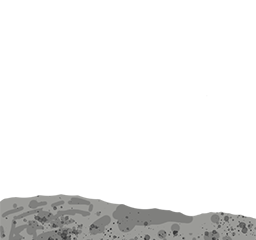
#> input picture imgs/background.png, 256 x 240 px, given in place of lander.png, which was not available; the run also reads 1 picture not shown here
$ python parse_assets.py
#> lines starting #> are read from the running program, lines starting #| are printed output that depends on the picture; after the words box and inside, x2 and y2 are one past the last pixel; in counts of white or black regions, pixels touching at a corner belong together; pictures that were not available may be replaced by others from this repository, and a replacement may not be noted
from skimage import io
import numpy as np
from sklearn.cluster import KMeans


def compress_palette(img):
    imshape = img.shape
    rows, cols, _ = imshape

    # get only nonzero pixels
    nonzero_inds = img[:, :, 3] > 0
    nonzero_pixels = img[nonzero_inds][:, :3]

    # get 3 means, representing 3 primary colors in palette
    clt = KMeans(n_clusters=3)
    clt.fit(nonzero_pixels)
    palette = clt.cluster_centers_.astype(np.uint8)
    print(palette)

    # calculate closest color to each pixel
    img_compressed_palette = np.zeros(imshape, dtype=np.uint8)
    for i in range(rows):
        for j in range(cols):
            # get pixel
            pixel = img[i, j]
            # if pixel is transparent, skip
            if pixel[3] == 0:
                continue
            # get closest color
            closest_color = palette[np.argmin(np.linalg.norm(clt.cluster_centers_ - pixel[:3], axis=1))]
            # set pixel to closest color
            img_compressed_palette[i, j] = np.concatenate([closest_color, [255]])

    return palette, img_compressed_palette

def preprocess(fname):
#> called with fname = 'imgs/lander.png'
    print('Preprocessing: {}'.format(fname))
    # read image
    img = io.imread(fname)
#> img is the input picture: shape (240, 256, 4); mean R, G, B, A 189.3, 189.3, 187.7, 36.8
    # set opacity to full or 0
    img[:, :, 3] = (img[:, :, 3] > 255 / 2) * 255
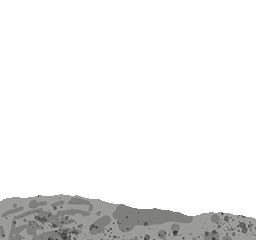
#> img: shape (240, 256, 4); 0.65% of pixels changed, all inside (x1, y1, x2, y2) = (0, 95, 256, 240); transparent parts drawn white
    # get shape
    imshape = img.shape
#> imshape = (240, 256, 4)
    # get number of rows and columns
    rows = imshape[0]
#> rows = 240
    cols = imshape[1]
#> cols = 256
    # check that it can be parsed into multiple tiles
    assert rows % 8 == 0
    assert cols % 8 == 0

    return compress_palette(img)
#> in compress_palette, `nonzero_inds = img[:, :, 3] > 0`:
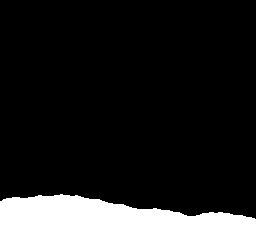
#> nonzero_inds: shape (240, 256) bool; 14.4% white; 1 white region, box (x1, y1, x2, y2) and area: (0, 194, 256, 240) 8878

def rescale(img, scale):
    rows, cols, _ = img.shape
    img_downscaled = img[::scale, ::scale, :]
    img_upscaled = np.zeros((rows, cols, 4), dtype=np.uint8)
    for i in range(rows // scale):
        for j in range(cols // scale):
            img_upscaled[i * scale:(i + 1) * scale, j * scale:(j + 1) * scale, :] = img_downscaled[i, j]
    return img_upscaled

def tile_count (img):
    rows, cols, _ = img.shape
    tiles = []
    for i in range(rows // 8):
        for j in range(cols // 8):
            tile = img[i * 8:(i + 1) * 8, j * 8:(j + 1) * 8, :]
            # check if tile is already in list
            if tile.tolist() not in tiles:
                tiles.append(tile.tolist())

    return len(tiles), tiles

def parse_background(fname, max_tiles=160, struct_name='BackgroundData'):
    # preprocess and compress palette
    palette, img_compressed_palette = preprocess(fname)

    # try rescaling image if tile count is too high
    scale = 1
    img_rescaled = img_compressed_palette
    tilenum, tiles = tile_count(img_rescaled)
    # only letting background use 200 tiles
    while tilenum > max_tiles:
        scale *= 2
        img_rescaled = rescale(img_compressed_palette, scale)
        tilenum, tiles = tile_count(img_rescaled)

    io.imshow(img_rescaled)
    io.show()

    # get number of tiles
    print('Number of tiles: {}'.format(tilenum))
    # get scale
    print('Scale: {}'.format(scale))

    # generate correspondence between pixel region and tile
    rows, cols = img_rescaled.shape[:2]
    print("rows: {}, cols: {}".format(rows, cols))

    # generate background tile index map
    backgroundTileNum = np.zeros(64 * 60, dtype=np.uint8)
    for i in range(rows // 8):
        for j in range(cols // 8):
            tile = img_rescaled[i * 8:(i + 1) * 8, j * 8:(j + 1) * 8, :]
            ind = tiles.index(tile.tolist())
            backgroundTileNum[(rows // 8 - i - 1) * 64 + cols // 8 - j - 1] = ind

    # write to struct
    bg_cpp = ''
    bg_cpp += ("struct " + struct_name + " {\n")

    # background palette
    bg_cpp += ("  PPU466::Palette color = {\n")
    for color in palette:
        line = ''
        for value in color:
            line += str(value) + ','
        bg_cpp += ('    glm::u8vec4(' + line + '255),\n')
    bg_cpp += ('    glm::u8vec4(0,0,0,0),\n')
    bg_cpp += ('  };\n')

    # tile list
    bg_cpp += ("  uint32_t tileCount = " + str(tilenum) + ";\n")
    bg_cpp += ("  uint8_t tile_inds[" + str(tilenum) + "][64] = {\n")
    for tile in tiles:
        line = ''
        for row in tile:
            for pixel in row:
                # convert to palette index
                if pixel[3] == 0:
                    line += "3,"
                else:
                    ind = np.argmin(np.linalg.norm(palette - pixel[:3], axis=1))
                    line += str(ind) + ','
        bg_cpp += ('    {' + line.strip(',') + '},\n')
    bg_cpp += ("  };\n")

    # background tile index map
    bg_cpp += ("  uint8_t backgroundTileNum[64 * 60] = {\n")
    line = ''
    count = 0
    for num in backgroundTileNum:
        line += str(num) + ','
        count += 1
        if count % 64 == 0:
            line += "\n    "
    bg_cpp += ('    ' + line.strip(',').strip() + '\n  };\n')
    bg_cpp += ("};\n")

    return bg_cpp

def parse_sprite(fname):
    # preprocess and compress palette
    palette, img_compressed_palette = preprocess(fname)
#> palette = [[155, 155, 152], [126, 126, 124], [90, 90, 89]]

    # separate into 8x8 tiles
    rows, cols, _ = img_compressed_palette.shape
#> rows = 240; cols = 256
    tiles = []
    for i in range(rows // 8):
        for j in range(cols // 8):
            tile = img_compressed_palette[i * 8:(i + 1) * 8, j * 8:(j + 1) * 8, :]
            tiles.append(tile)
#> after the loop, tiles = 960 items
    for tile in tiles:
        io.imshow(tile)
        io.show()
#> this loop made 960 passes
#> pass 1, in parse_sprite, `io.show()`:
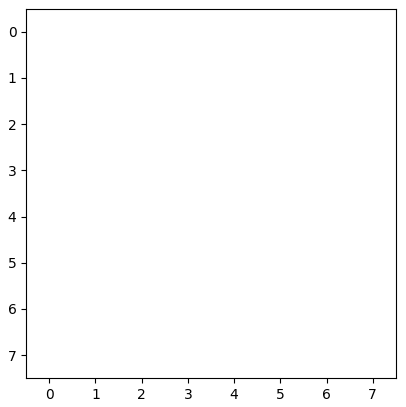
#> figure drawn by matplotlib, 1 panel

    sprite_cpp = ''

    # write struct header

    sprite_cpp += ('struct LanderData {\n')
    # write color
    sprite_cpp += ('  PPU466::Palette color = {\n')
    for color in palette:
        line = ''
        for value in color:
            line += str(value) + ','
        sprite_cpp += ('    glm::u8vec4(' + line  + '255),\n')
#> this loop made 3 passes
    sprite_cpp += ('    glm::u8vec4(0,0,0,0),\n')
    sprite_cpp += ('  };\n')
    # write tile data
    sprite_cpp +=  ('  uint8_t tile_inds[4][64] = {\n')
    for tile in tiles:
        line = ''
        for i in range(8):
            for j in range(8):
                pixel = tile[i, j]
                # if pixel is transparent, skip
                if pixel[3] == 0:
                    line += "3,"
                else:
                    # get index in palette
                    index = np.argmin(np.linalg.norm(palette - pixel[:3], axis=1))
                    line += str(index) + ','
        sprite_cpp += ('    {' + line.strip(',') + '},\n')
    sprite_cpp += ('  };\n')


    sprite_cpp += ('};\n\n')
    return sprite_cpp


def read_sprite(fname):
    infile = open(fname, 'r')
    palette = []
    for i in range(3):
        palette.append([int(x) for x in infile.readline().split(',')])
    palette.append([0,0,0])
    palette = np.array(palette)
    print(palette)


    tiles = []
    tilenum = int(infile.readline())
    for i in range(tilenum):
        tile = [int(x) for x in infile.readline().split(',')]
        print(tile)
        tiles.append(np.array(tile).reshape(8,8))
    print(tiles)

    img = np.zeros((4, 8, 8, 3), dtype=np.uint8)
    for i in range(4):
        img[i] = palette[tiles[i]]
        io.imshow(img[i])
        io.show()


if __name__ == '__main__':
    # [17 lines of commented-out code are left out]
    lander_struct = parse_sprite('imgs/lander.png')
    moon_struct = parse_background('imgs/background.png', struct_name='MoonData')
#> in parse_background, `palette, img_compressed_palette = preprocess(fname)`: palette = [[91, 91, 90], [155, 155, 152], [127, 127, 125]]
#> after the loop in tile_count, `for i in range(rows // 8):`: tiles = 152 items
#> in parse_background, `tilenum, tiles = tile_count(img_rescaled)`: tilenum = 152; tiles = 152 items
#> after the loop in parse_background, `while tilenum > max_tiles:`: scale = 1
#| Number of tiles: 152
#| Scale: 1
#| rows: 240, cols: 256
#> after the loop in parse_background, `for i in range(rows // 8):`: backgroundTileNum = 3840 values, max 151 at index 0, min 0 at index 32, mean 3.06
#> the loop in parse_background, `for color in palette:` made 3 passes
#> the loop in parse_background, `for num in backgroundTileNum:` made 3840 passes
#> num on passes 11 to 13: 141, 140, 139
#> after the loop in parse_background, `for num in backgroundTileNum:`: count = 3840
    star_struct = parse_background('imgs/starfield.png', max_tiles = 80, struct_name='StarData')
#> in preprocess (call 3), `img[:, :, 3] = (img[:, :, 3] > 255 / 2) * 255`: img: shape (240, 256, 4); mean R, G, B, A 239.1, 242.1, 235.3, 1.1
#> in compress_palette (call 3), `nonzero_inds = img[:, :, 3] > 0`:
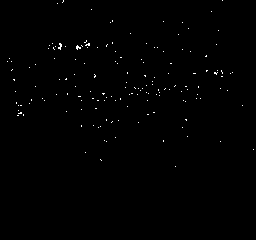
#> nonzero_inds: shape (240, 256) bool; 0.44% white in thin lines or dots, all inside (x1, y1, x2, y2) = (7, 0, 254, 167)
#> in compress_palette (call 3), `nonzero_pixels = img[nonzero_inds][:, :3]`: nonzero_pixels = 271 rows, first 8: [255, 233, 213], [255, 233, 213], [255, 233, 213], [255, 233, 213], [255, 233, 213], [255, 233, 213], [220, 242, 255], [255, 233, 213]
#> the loop in parse_background (call 2), `while tilenum > max_tiles:` made 1 pass
#> (scale, tilenum) on pass 1: (2, 39)
#| Number of tiles: 39
#| Scale: 2
#| rows: 240, cols: 256
#> the loop in parse_background (call 2), `for color in palette:` made 3 passes
#> color on passes 1 to 3: [220, 242, 253], [253, 232, 212], [254, 253, 219]
#> the loop in parse_background (call 2), `for tile in tiles:` made 39 passes
#> the loop in parse_background (call 2), `for num in backgroundTileNum:` made 3840 passes
#> line on passes 1 to 3: '0,', '0,0,', '0,0,0,'

    outfile = open('generated_assets.hpp', 'w')
    outfile.write('#include <glm/gtc/type_ptr.hpp>\n')
    outfile.write('#include "PPU466.hpp"\n')

    outfile.write(lander_struct)
    outfile.write(moon_struct)
    outfile.write(star_struct)

    # read_sprite('imgs/lander_drawn.png.sprite')
